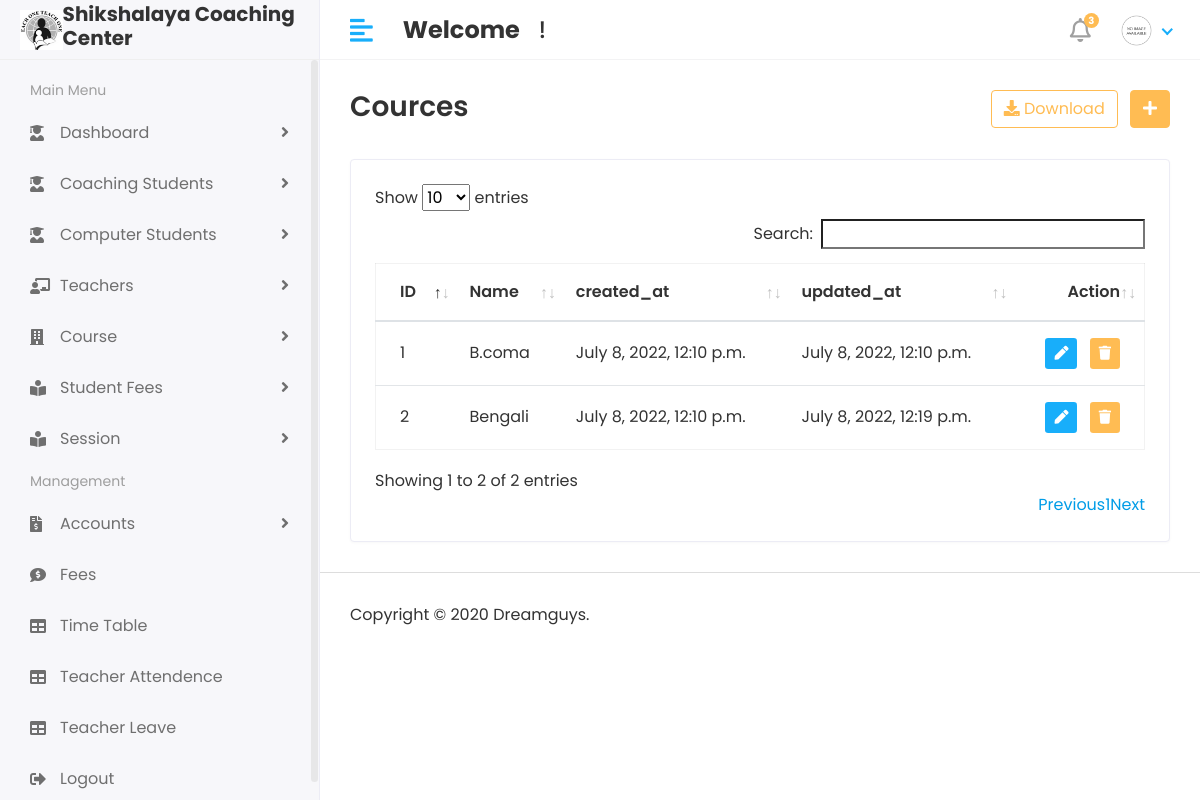
/Hod/Computer/Course/View (signed in), run on an earlier commit of the app's database.
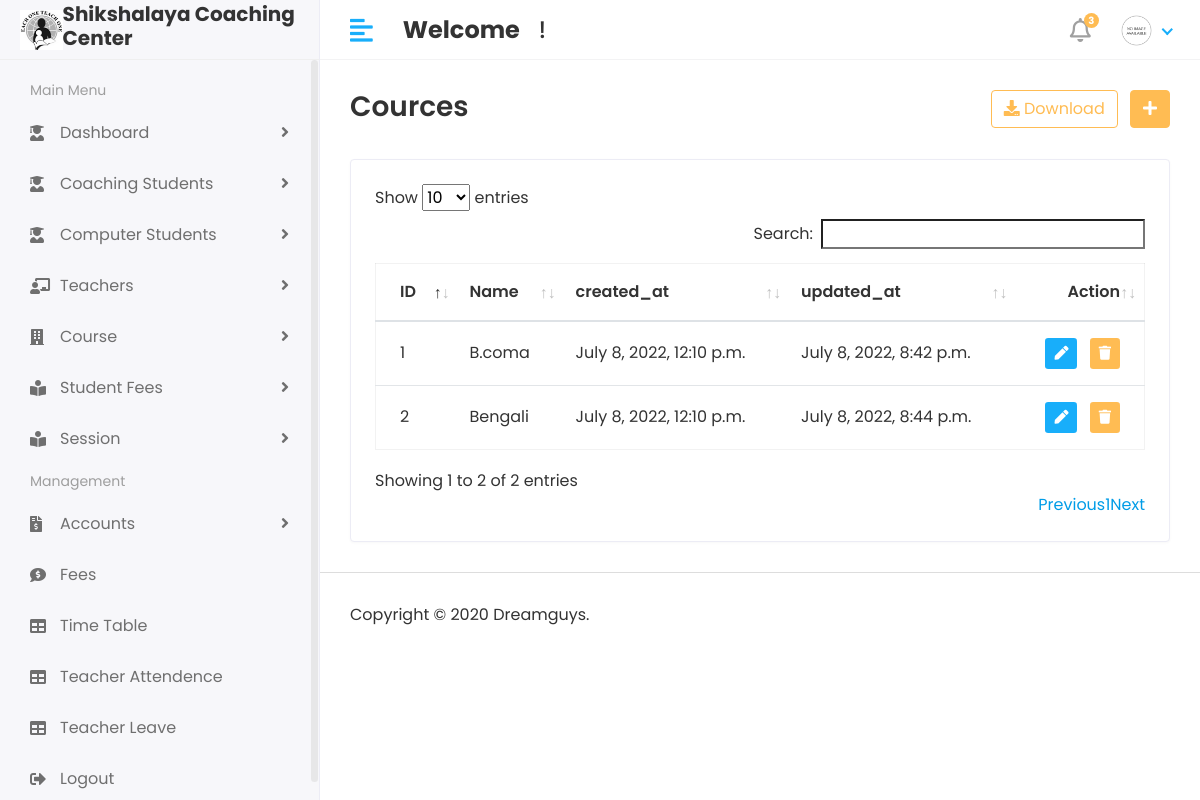
And on a later commit of the database.
### shikshalaya_computer_app/models.py (models this page shows, shortened)
class Computer_Course(models.Model):
    name = models.CharField(max_length=100)
    created_at = models.DateTimeField(auto_now_add=True)
    updated_at = models.DateTimeField(auto_now=True)

### student_management_system/Hod_views.py (the view)
# urls.py: path('Hod/Computer/Course/View', Hod_views.VIEW_COMPUTER_COURSE, name='view_computer_course'),
@login_required(login_url='/')
def VIEW_COMPUTER_COURSE(request):
    course = Computer_Course.objects.all()
    context = {
        'course': course
    }
    return render(request,'Hod/computer_course_view.html', context)

### templates/Hod/computer_course_view.html (shortened to what this page needs)
{% extends 'base.html' %}
{% block content %}
<div class="content container-fluid">
               <div class="page-header">
                  <div class="row align-items-center">
                     <div class="col">
                        <h3 class="page-title">Cources</h3>
                     </div>
                     <div class="col-auto text-right float-right ml-auto">
                        <a href="#" class="btn btn-outline-primary mr-2"><i class="fas fa-download"></i> Download</a>
                        <a href="add-student.html" class="btn btn-primary"><i class="fas fa-plus"></i></a>
                     </div>
                  </div>
               </div>
               <div class="row">
                  <div class="col-sm-12">
                     <div class="card card-table">
                        <div class="card-body">
                           <div class="table-responsive">
                              <table id="table_id" class="table table-hover table-center mb-0 ">
                                 <thead>
                                    <tr>
                                       <th>ID</th>
                                       <th>Name</th>
                                       <th>created_at</th>
                                       <th>updated_at</th>
                                       <th class="text-right">Action</th>
                                    </tr>
                                 </thead>
                                 <tbody>
                                 {% for i in course %}
                                    <tr>
                                       <td>{{i.id}}</td>
                                        <td>{{i.name}}</td>
                                        <td>{{i.created_at}}</td>
                                        <td>{{i.updated_at}}</td>
                                       <td class="text-right">
                                          <div class="actions">
                                             <a href="{% url 'edit_computer_course'  i.id  %}" class="btn btn-sm bg-success-light mr-2">
                                             <i class="fas fa-pen"></i>
                                             </a>
                                             <a href="{% url 'delete_computer_course' i.id %}" class="btn btn-sm bg-danger-light">
                                             <i class="fas fa-trash"></i>
                                             </a>
                                          </div>
                                       </td>
                                    </tr>
                                 {% endfor %}
                                 </tbody>
                              </table>
                           </div>
                        </div>
                     </div>
                  </div>
               </div>
            </div>
{% endblock %}

What changed in the data, as far as the page shows it:
changed Computer_Course "B.coma": updated_at "July 8, 2022, 12:10 p.m." → "July 8, 2022, 8:42 p.m."
changed Computer_Course "Bengali": updated_at "July 8, 2022, 12:19 p.m." → "July 8, 2022, 8:44 p.m."
